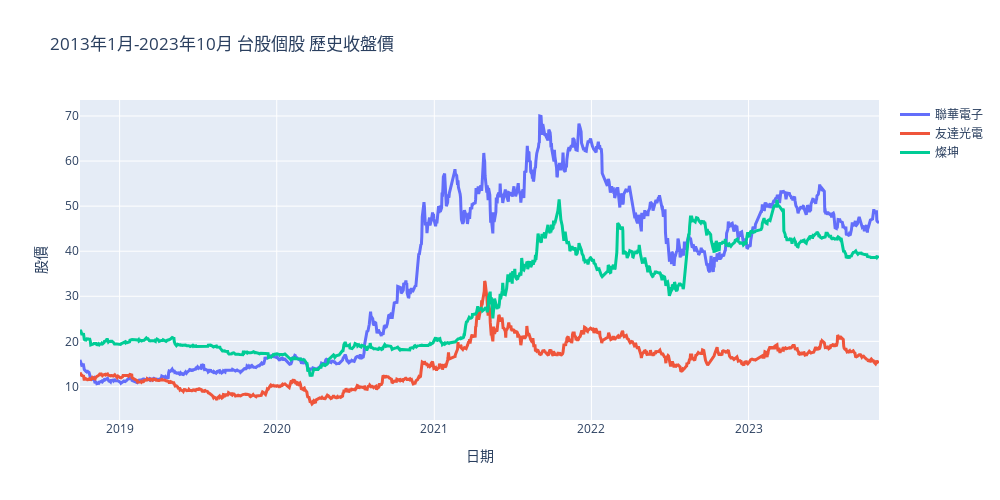

Notebook cell for this chart:
### Code cell
# 製作圖表
fig = go.Figure(data=[go.Scatter(x = df_2303['日期'], y = df_2303['收盤價'], name = '聯華電子', line = dict(width=3)),
                      go.Scatter(x = df_2409['日期'], y = df_2409['收盤價'], name = '友達光電', line = dict(width=3)),
                      go.Scatter(x = df_2454['日期'], y = df_2454['收盤價'], name = '燦坤', line = dict(width=3)) ])


# Set x-axis title
fig.update_xaxes(title_text="日期")

# Set y-axis title
fig.update_yaxes(title_text="股價")

fig.update_layout(
    title_text="2013年1月-2023年10月 台股個股 歷史收盤價",
    width = 1000,
    height = 500
)

### Figure 1 — Plotly figure (JSON) as saved in the notebook; plotly's stock layout.template omitted (floating-point values rounded to 4 significant figures; data arrays with more than 128 entries replaced by an {"elided": "..."} marker saying what was removed)
{"data": [{"line": {"width": 3}, "name": "聯華電子", "type": "scatter", "x": {"elided": "1238 str values"}, "y": {"elided": "1238 float values"}}, {"line": {"width": 3}, "name": "友達光電", "type": "scatter", "x": {"elided": "1231 str values"}, "y": {"elided": "1231 float values"}}, {"line": {"width": 3}, "name": "燦坤", "type": "scatter", "x": {"elided": "1231 str values"}, "y": {"elided": "1231 float values"}}], "layout": {"height": 500, "title": {"text": "2013年1月-2023年10月 台股個股 歷史收盤價"}, "width": 1000, "xaxis": {"title": {"text": "日期"}}, "yaxis": {"title": {"text": "股價"}}}}
